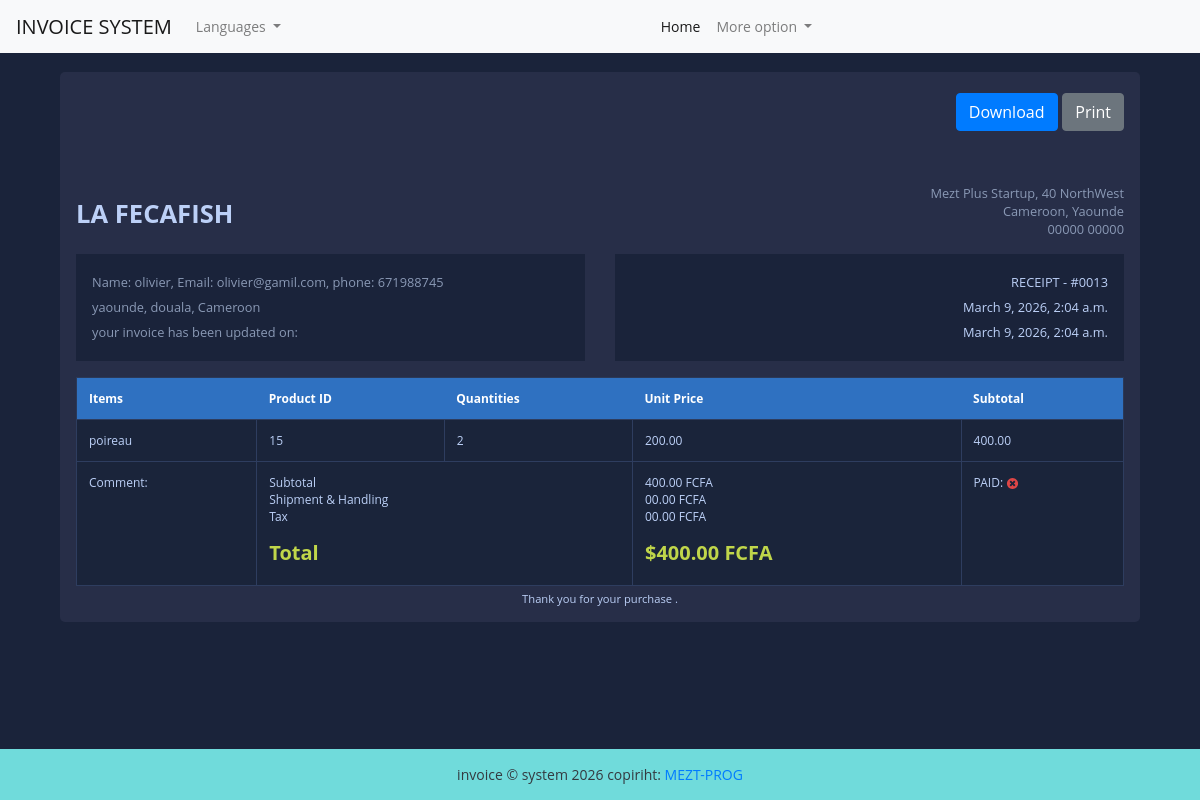
The page /view-invoice/13 (signed in) on the database its author committed.
### fact_app/models.py (models this page shows, shortened)
class Invoice (models.Model):
    INVOICE_TYPE =[
        ('R', 'RECEIPT'),
        ('I', 'INVOICE'),
        ('P', 'PROFORMA INVOICE'),
    ]
    customer = models.ForeignKey(Customer, on_delete=models.PROTECT)
    save_by = models.ForeignKey(User, on_delete=models.PROTECT)
    invoice_date_time = models.DateTimeField(auto_now_add=True)
    total_amount = models.DecimalField(max_digits=100000, decimal_places=3, default= 0)
    last_update_date_time = models.DateTimeField(null=True, blank=True)
    paid = models.BooleanField(default=False)
    is_annuler = models.BooleanField(default=False)
    invoice_type = models.CharField(max_length=1, choices=INVOICE_TYPE)
    comments = models.TextField(blank=True, null=True, max_length=500)
    class Meta:
        verbose_name = "Invoice"
        verbose_name_plural = "Invoices"
    @property
    def get_total_amount(self):
        self.total_amount = sum(article.get_total_price for article in self.articles.all())
        return self.total_amount

class Customer(models.Model):
    SEX_CHOICES = [
        ('M', 'Male'),
        ('F', 'Feminine'),]
    regexEmail = '/^[^\s@]+@[^\s@]+\.[^\s@]+$/'
    regexTelephone = '/^6\d{8}$/'
    name = models.CharField(max_length=100)
    email = models.EmailField()
    phone = models.CharField(max_length=20)
    address = models.CharField(max_length=200)
    sex = models.CharField(max_length=1, choices=SEX_CHOICES)
    age = models.CharField(max_length=12)
    city = models.CharField(max_length=100)
    zipe_code = models.CharField(max_length=18)
    created_date = models.DateTimeField(auto_now_add=True)
    save_by = models.ForeignKey(User, on_delete= models.PROTECT)
    class Meta:
        verbose_name = "Customer"
        verbose_name_plural = "Customers"

class Article(models.Model):
    invoice = models.ForeignKey(Invoice, on_delete=models.CASCADE, related_name='articles')
    product = models.ForeignKey(Product, on_delete=models.PROTECT, related_name='articles')
    quantity = models.PositiveIntegerField(default=1)
    unit_price = models.DecimalField(max_digits=10, decimal_places=2)
    total_price = models.DecimalField(max_digits=10, decimal_places=2)
    class Meta:
        verbose_name = "Article"
        verbose_name_plural = "Articles"
    @property
    def get_total_price(self):
       self.total_price = self.quantity * self.unit_price
       return self.total_price

class Product(models.Model):
    name = models.CharField(max_length=200)
    description = models.TextField(blank=True, null=True)
    unit_price = models.DecimalField(max_digits=10, decimal_places=2)
    created_date = models.DateTimeField(auto_now_add=True)
    save_by = models.ForeignKey(User, on_delete=models.PROTECT)
    quantity_in_stock = models.PositiveIntegerField(default = 50)
    quantity_seiled = models.PositiveIntegerField(default = 20)
    class Meta:
        verbose_name = "Product"
        verbose_name_plural = "Products"

### fact_app/views.py (the view)
# urls.py: path('view-invoice/<int:pk>',views.InvoiceVisualizationView.as_view(), name='view-invoice'),
class InvoiceVisualizationView(LoginRequiredSuperuserMixin, View):
    template_name = 'invoice.html'
    def get(self, request, *args, **kwargs):
        pk = kwargs.get('pk')
        context = get_invoice(pk)
        return render(request, self.template_name, context)

### fact_app/utils.py (called while the page is built)
def get_invoice(pk):
     obj = Invoice.objects.get(pk=pk)
     articles = obj.articles.all()
     context = {
            'obj': obj,
            'articles': articles
        }
     return context

### templates/invoice.html (shortened to what this page needs)
{% extends "base.html" %}
{% load static %}
{% block content %}
<div class="container">
	<div class="row gutters">
		<div class="col-xl-12 col-lg-12 col-md-12 col-sm-12 col-12">
			<div class="card">
				<div class="card-body p-0">
					<div class="invoice-container">
						<div class="invoice-header">
							<div class="row gutters">
								<div class="col-xl-12 col-lg-12 col-md-12 col-sm-12">
									<div class="custom-actions-btns mb-5">
										<a href="{% url 'get-imvoice-pdf' pk=obj.pk%}" class="btn btn-primary">
											 Download
										</a>
										<a href="#" class="btn btn-secondary">
											 Print
										</a>
									</div>
								</div>
							</div>
							<div class="row gutters">
								<div class="col-xl-6 col-lg-6 col-md-6 col-sm-6">
									<a href="#" class="invoice-logo">
										LA FECAFISH
									</a>
								</div>
								<div class="col-lg-6 col-md-6 col-sm-6">
									<address class="text-right">
										Mezt Plus Startup, 40 NorthWest<br>
										Cameroon, Yaounde<br>
										00000 00000
									</address>
								</div>
							</div>
							<div class="row gutters d-flex justify-content-between align-items-start">
								<div class="col-xl-6 col-lg-6 col-md-6 col-sm-12 col-12">
									<div class="invoice-details">
										<address>
											Name: {{obj.customer.name}}, Email: {{obj.customer.email}}, phone:
											{{obj.customer.phone}}<br>
											{{obj.customer.address}}, {{obj.customer.city}}, Cameroon<br>
											{% if obj.last_update_date_time %}
											<div>your invoice has been updated on:</div>
											{% endif %}
										</address>
									</div>
								</div>
								<div class="col-xl-6 col-lg-6 col-md-6 col-sm-12 col-12 text-end">
									<div class="invoice-details">
										<div class="invoice-num">
											<div>{{obj.get_invoice_type_display}} - #00{{obj.id}}</div>
											<div>{{obj.invoice_date_time}}</div>
											{% if obj.last_update_date_time %}
											<div>{{obj.last_update_date_time}}</div>
											{% endif %}
										</div>
									</div>
								</div>
							</div>
						</div>
						<div class="invoice-body">
							<div class="row gutters">
								<div class="col-lg-12 col-md-12 col-sm-12">
									<div class="table-responsive">
										<table class="table custom-table m-0">
											<thead>
												<tr>
													<th>Items</th>
													<th>Product ID</th>
													<th>Quantities</th>
													<th>Unit Price</th>
													<th>Subtotal</th>
												</tr>
											</thead>
											<tbody>
												{% for article in articles %}
												<tr>
													<td>
														{{ article.product.name }}
													</td>
													<td>
														{{ article.id }}
													</td>
													<td>
														{{ article.quantity }}
													</td>
													<td>
														{{ article.unit_price }}
													</td>
													<td>
														{{ article.get_total_price }}
													</td>
												</tr>
												{% endfor %}
												<tr>
													<td>Comment: {{obj.description}}</td>
													<td colspan="2">
														<p>
															Subtotal<br>
															Shipment &amp; Handling<br>
															Tax<br>
														</p>
														<h5 class="text-success"><strong>Total</strong></h5>
													</td>
													<td>
														<p>
															{{obj.get_total_amount}} FCFA<br>
															00.00 FCFA<br>
															00.00 FCFA<br>
														</p>
														<h5 class="text-success"><strong>${{obj.get_total_amount}}
																FCFA</strong></h5>
													</td>
													<td>
														PAID:
														{% if obj.paid %}
														<img class="icon" src="{% static 'images/icon-yes.svg' %}"
															alt="True">
														{% else %}
														<img class="icon" src="{% static 'images/icon-no.svg' %}"
															alt="False">
														{% endif %}
													</td>
												</tr>
											</tbody>
										</table>
									</div>
								</div>
							</div>
						</div>
						<div class="invoice-footer">
							Thank you for your purchase .
						</div>
					</div>
				</div>
			</div>
		</div>
	</div>
</div>
{% endblock content %}

### static/styles/style.css (style rules this page uses)
body { margin: 0; padding: 0; font: 400 .875rem 'Open Sans', sans-serif; color: #bcd0f7; background: #1A233A; min-height: 100vh; display: flex; flex-direction: column; }
.invoice-container { padding: 1rem; }
.invoice-container .invoice-header .invoice-logo { margin: 0.8rem 0 0 0; display: inline-block; font-size: 1.6rem; font-weight: 700; color: #bcd0f7; }
.invoice-container .invoice-header address { font-size: 0.8rem; color: #8a99b5; margin: 0; }
.invoice-container .invoice-details { margin: 1rem 0 0 0; padding: 1rem; line-height: 180%; background: #1a233a; }
.invoice-container .invoice-details .invoice-num { text-align: right; font-size: 0.8rem; }
.invoice-container .invoice-body { padding: 1rem 0 0 0; }
.invoice-container .invoice-footer { text-align: center; font-size: 0.7rem; margin: 5px 0 0 0; }
.card { background: #272E48; -webkit-border-radius: 5px; -moz-border-radius: 5px; border-radius: 5px; border: 0; margin-bottom: 1rem; }
.custom-table { border: 1px solid #2b3958; }
.custom-table thead { background: #2f71c1; }
.custom-table thead th { border: 0; color: #ffffff; }
.custom-table > tbody tr:nth-of-type(even) { background-color: #1a243a; }
.custom-table > tbody td { border: 1px solid #2e3d5f; }
.table { background: #1a243a; color: #bcd0f7; font-size: .75rem; }
.text-success { color: #c0d64a !important; }
.custom-actions-btns { margin: auto; display: flex; justify-content: flex-end; }
.custom-actions-btns .btn { margin: .3rem 0 .3rem .3rem; }

### rows shown on the page
Invoice: customer.name "olivier", customer.email "olivier@gamil.com", customer.phone "671988745", customer.address "yaounde", customer.city "douala", invoice_type "RECEIPT", id "13", invoice_date_time "March 9, 2026, 2:04 a.m.", last_update_date_time "March 9, 2026, 2:04 a.m.", get_total_amount "400.00"
Article: product.name "poireau", id "15", quantity "2", unit_price "200.00", get_total_price "400.00"
